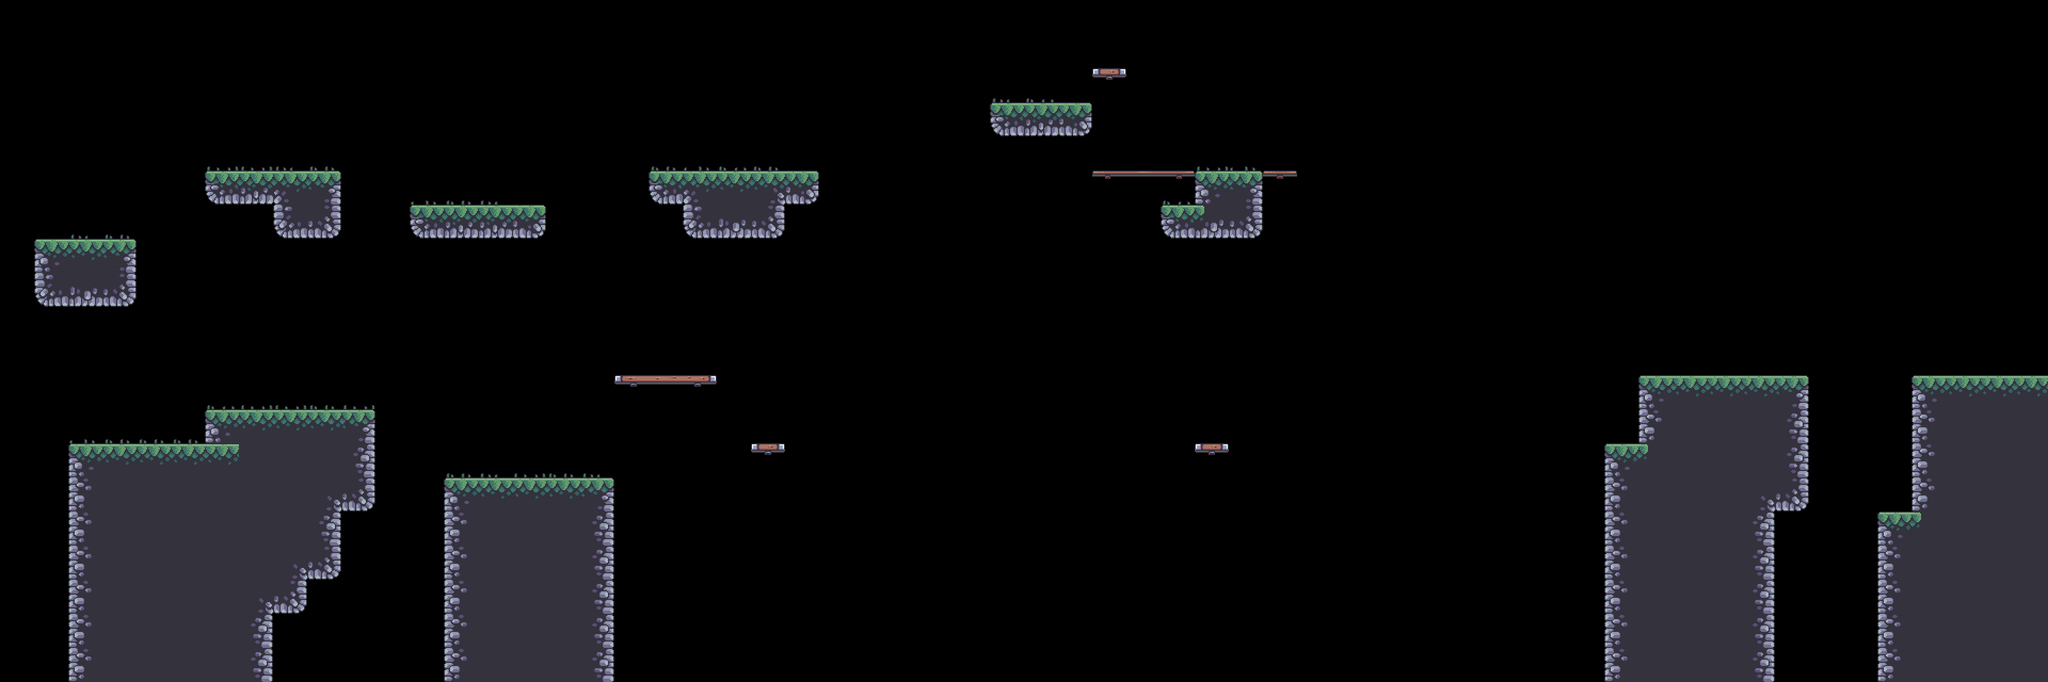

Rendered tile map (Tiled .tmx) drawn with the repository's tilesets; below, a short description and the map source with its tile grids summarised:
An orthogonal 60x20 tile map with 64x64 px tiles, 4 tile layers (BG, Terrain, Platforms, FG), 8 tilesets and 41 objects (7x silver, 5x saw, 3x palm_small, 2x crate, 2x helicopter, ...).

<map version="1.10" tiledversion="1.11.2" orientation="orthogonal" renderorder="right-down" width="60" height="20" tilewidth="64" tileheight="64" infinite="0" nextlayerid="14" nextobjectid="89">
 <tileset firstgid="1" source="../tilesets/outside.tsx" />
 <tileset firstgid="49" source="../tilesets/items.tsx" />
 <tileset firstgid="54" source="../tilesets/inside.tsx" />
 <tileset firstgid="150" source="../tilesets/extra.tsx" />
 <tileset firstgid="216" source="../tilesets/objects.tsx" />
 <tileset firstgid="244" source="../tilesets/platforms.tsx" />
 <tileset firstgid="252" source="../tilesets/enemies.tsx" />
 <tileset firstgid="252" source="../tilesets/grass.tsx" />
 <layer id="9" name="BG" width="60" height="20">
  <data>[1200 cells, 0 non-empty, 0 distinct tile ids]</data>
 </layer>
 <objectgroup id="12" name="BG details" class="window" />
 <layer id="1" name="Terrain" width="60" height="20">
  <data>[1200 cells, 208 non-empty, 17 distinct tile ids]</data>
 </layer>
 <layer id="5" name="Platforms" width="60" height="20">
  <data>[1200 cells, 10 non-empty, 8 distinct tile ids]</data>
 </layer>
 <layer id="10" name="FG" width="60" height="20">
  <data>[1200 cells, 32 non-empty, 5 distinct tile ids]</data>
 </layer>
 <objectgroup id="4" name="Objects">
  <object id="4" name="flag" gid="219" x="3648" y="704" width="68" height="186" />
  <object id="6" name="crate" gid="218" x="305.833" y="833.917" width="50" height="36" />
  <object id="7" name="crate" gid="218" x="336.833" y="797.917" width="50" height="36" />
  <object id="9" name="barrel" gid="216" x="341.833" y="833.667" width="46" height="50" />
  <object id="11" name="palm_large" gid="220" x="448" y="832" width="78" height="136" />
  <object id="12" name="palm_small" gid="222" x="384" y="768" width="80" height="103" />
  <object id="13" name="palm_small" gid="222" x="1088" y="896" width="80" height="103" />
  <object id="14" name="palm_small" gid="222" x="896" y="896" width="80" height="103" />
  <object id="15" name="player" gid="223" x="557.257" y="702.923" width="74" height="56" />
  <object id="27" name="palm_bg" gid="217" x="768" y="448" width="128" height="128" />
  <object id="43" name="palm_bg_left" gid="228" x="64" y="960" width="104" height="106" />
  <object id="44" name="palm_bg_right" gid="229" x="640" y="896" width="104" height="106" />
  <object id="65" name="saw" x="1536" y="896" width="64" height="64">
   <properties>
    <property name="speed" type="int" value="0" />
   </properties>
  </object>
  <object id="69" name="floor_spike" gid="226" x="768" y="384" width="64" height="64">
   <properties>
    <property name="inverted" type="bool" value="false" />
   </properties>
  </object>
  <object id="76" name="saw" x="2048" y="896" width="64" height="64">
   <properties>
    <property name="speed" type="int" value="0" />
   </properties>
  </object>
  <object id="77" name="saw" x="2560" y="896" width="64" height="64">
   <properties>
    <property name="speed" type="int" value="0" />
   </properties>
  </object>
 </objectgroup>
 <objectgroup id="13" name="Moving Objects">
  <object id="66" name="boat" x="1280" y="960" width="1638.67" height="38">
   <properties>
    <property name="flip" type="bool" value="true" />
    <property name="platform" type="bool" value="true" />
    <property name="speed" type="int" value="200" />
   </properties>
  </object>
  <object id="67" name="saw" x="1664" y="832" width="300" height="10">
   <properties>
    <property name="flip" type="bool" value="false" />
    <property name="platform" type="bool" value="false" />
    <property name="speed" type="int" value="60" />
   </properties>
  </object>
  <object id="68" name="saw" x="2368" y="768" width="10" height="320">
   <properties>
    <property name="flip" type="bool" value="false" />
    <property name="platform" type="bool" value="false" />
    <property name="speed" type="int" value="100" />
   </properties>
  </object>
  <object id="73" name="spike" gid="227" x="512" y="192" width="54" height="54">
   <properties>
    <property name="end_angle" type="int" value="-1" />
    <property name="platform" type="bool" value="false" />
    <property name="radius" type="int" value="100" />
    <property name="speed" type="int" value="50" />
    <property name="start_angle" type="int" value="0" />
   </properties>
  </object>
  <object id="74" name="helicopter" x="1152" y="128" width="10" height="320">
   <properties>
    <property name="flip" type="bool" value="false" />
    <property name="platform" type="bool" value="true" />
    <property name="speed" type="int" value="100" />
   </properties>
  </object>
  <object id="75" name="helicopter" x="1364" y="24" width="300" height="10">
   <properties>
    <property name="flip" type="bool" value="false" />
    <property name="platform" type="bool" value="true" />
    <property name="speed" type="int" value="60" />
   </properties>
  </object>
 </objectgroup>
 <objectgroup id="7" name="Items">
  <object id="22" name="diamond" gid="49" x="3520" y="960" width="64" height="64" />
  <object id="23" name="gold" gid="50" x="2048" y="128" width="64" height="64" />
  <object id="24" name="potion" gid="51" x="2368" y="256" width="64" height="64" />
  <object id="25" name="silver" gid="52" x="448" y="704" width="64" height="64" />
  <object id="26" name="skull" gid="53" x="1792" y="640" width="64" height="64" />
  <object id="78" name="silver" gid="52" x="832" y="896" width="64" height="64" />
  <object id="79" name="silver" gid="52" x="960" y="896" width="64" height="64" />
  <object id="80" name="silver" gid="52" x="384" y="320" width="64" height="64" />
  <object id="81" name="silver" gid="52" x="192" y="448" width="64" height="64" />
  <object id="82" name="silver" gid="52" x="1280" y="256" width="64" height="64" />
  <object id="83" name="silver" gid="52" x="1408" y="256" width="64" height="64" />
  <object id="84" name="gold" gid="50" x="1344" y="192" width="64" height="64" />
 </objectgroup>
 <objectgroup id="6" name="Enemies">
  <object id="36" name="shell" gid="224" x="64" y="448" width="76" height="46">
   <properties>
    <property name="reverse" type="bool" value="true" />
   </properties>
  </object>
  <object id="39" name="shell" gid="224" x="2176" y="384" width="76" height="46">
   <properties>
    <property name="reverse" type="bool" value="true" />
   </properties>
  </object>
  <object id="85" gid="225" x="3132.53" y="703.969" width="48" height="46" />
  <object id="86" name="tooth" gid="225" x="448" y="320" width="48" height="46" />
  <object id="87" gid="225" x="1316" y="321.5" width="48" height="46" />
 </objectgroup>
 <objectgroup id="2" name="Water">
  <object id="2" name="water" x="0" y="960" width="3840" height="320" />
 </objectgroup>
 <objectgroup id="8" name="Data">
  <object id="28" name="Data" x="0" y="0" width="64" height="64">
   <properties>
    <property name="bg" value="" />
    <property name="bottom_limit" type="int" value="400" />
    <property name="death_border_bottom" type="int" value="0" />
    <property name="horizon_line" type="int" value="900" />
    <property name="level_unlock" type="int" value="1" />
    <property name="top_limit" type="int" value="200" />
   </properties>
  </object>
 </objectgroup>
</map>
